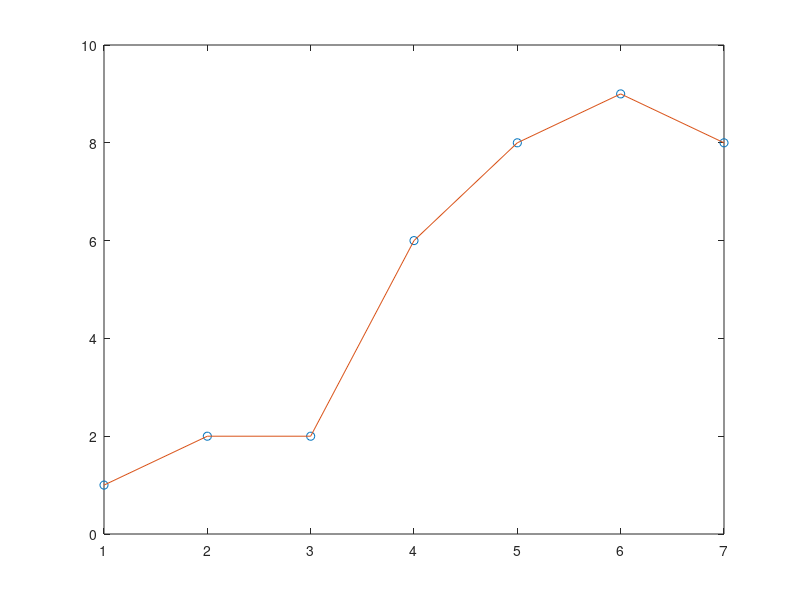

MATLAB code to generate this figure: (Note: this script raises an error after producing the figure.)
clc
clear all
close all

f = [ 1 2 2 6 8 9 8 ]
x = 1:7
xi = 1:7

y = interp1(x,f,xi,'linear');

figure(1)
plot(x,f,'o',xi,y)


% w=[1,-1];
% 
% c=conv(f,g)
% figure(1)
% plot(x,c,'o',xi,y)

f2 = [];
for i = 0:0.5:7
    y = interpolate(f, i);
    f2 = [f2 y];
end

x2 = 0:0.5:7;
x2i = 0:0.5:7;
figure(2)
plot(x2,f2,'o',x2i, y)

function y = interpolate(f, x)
    y = 0;
    [~, n] = size(f);
    
    for i = 1:n
        y = y + g(x-i) * f(i);

    end


end

function y = lin(x)
    y = 0;
    if abs(x) < 1
        y = 1 - abs(x);
    end
end

function y = g(x)
    
    if abs(x) <= 1
        y = abs(x)^3 - 2 * abs(x)^2 + 1;
        
    elseif 1 < abs(x) && abs(x) <= 2
        y = -abs(x)^3 + 5 * abs(x)^2 - 8 * abs(x) + 4;
        
    else
        y = 0;
    end
end















